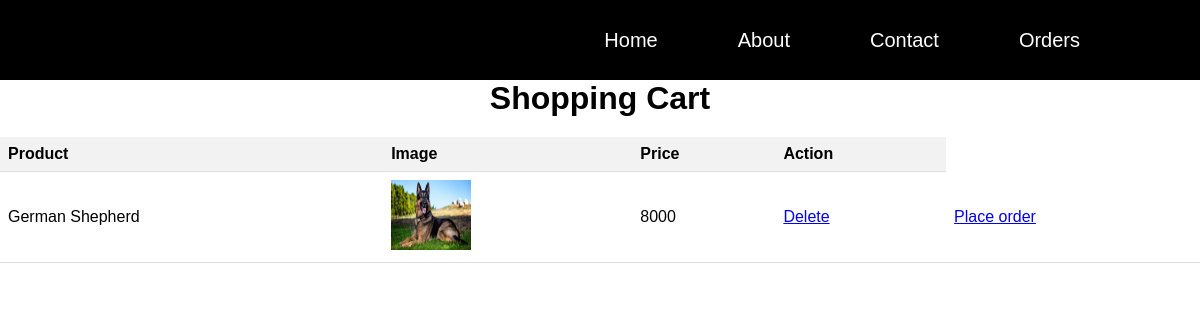
Screenshot of /customer/customer_view_cart.php (signed in) with the database file from the repository.
### tables this page shows
CREATE TABLE `cart` (
  `cart_id` int(11) NOT NULL,
  `dog_id` int(11) DEFAULT NULL,
  `customer_id` int(11) NOT NULL
);

CREATE TABLE `breed` (
  `id` int(11) NOT NULL,
  `breed_name` varchar(100) NOT NULL
);

CREATE TABLE `dogs` (
  `id` int(11) NOT NULL,
  `gender` enum('male','female') NOT NULL,
  `age` varchar(100) NOT NULL,
  `image` varchar(100) NOT NULL,
  `description` text NOT NULL,
  `price` bigint(100) NOT NULL,
  `breed_id` int(11) DEFAULT NULL,
  `color` varchar(100) DEFAULT NULL,
  `size` varchar(100) DEFAULT NULL,
  `quantity` int(20) NOT NULL
);

### customer/customer_view_cart.php (the view, shortened to what this page needs)
<?php
require_once '../connection.php';
        $sql = " SELECT cart.cart_id,cart.dog_id as did, cart.customer_id as cid, dogs.image, dogs.price, breed.breed_name
        FROM cart
        JOIN dogs
        ON      dogs.id = cart.dog_id
        JOIN breed
        ON      dogs.breed_id = breed.id
        WHERE   cart.customer_id = " . $_SESSION['user_id'] ;
    $cartresult = mysqli_query($conn, $sql);
?>
<!DOCTYPE html>
<html lang="en">
<head>
    <link rel="stylesheet" href="css/customer_view_cart.css">
<body>
    <div id="header">
       <nav>
            <ul>
                <li><a href="customer_index.php">Home</a></li>
                <li><a href="../about.php">About</a></li>
                <li><a href="customer_contact.php">Contact</a></li>
                <li><a href="orders.php">Orders</a></li>
            </ul>
        </nav>
    </div>
    <h1>Shopping Cart</h1>
    <table>
        <thead>
            <tr>
                <th>Product</th>
                <th>Image</th>
                <th>Price</th>
                <th>Action</th>
            </tr>
        </thead>
        <tbody>
        <?php while ($row = mysqli_fetch_assoc($cartresult)) {
            ?>
                <tr>
                    <td><?= $row['breed_name']?></td>
                    <td><img src="../photos/<?= $row['image'] ?>" >  </td>
                    <td><?= $row['price'] ?></td>
                    <td><a href="./cart_item_delete.php?cid=<?=$row['cart_id']?>">Delete</a></td>
                    <td><a href="checkout.php?dog_id=<?=$row['did']?>&cid=<?=$_SESSION['user_id']?>"<button>Place order</button></a></td>
                </tr>
            <?php } ?>
        </tbody>
    </table>

### customer/css/customer_view_cart.css (style rules this page uses)
* { margin: 0; padding: 0; box-sizing: border-box; }
#header { display: flex; align-items: center; height: 80px; justify-content: space-between; padding: 20px 80px; background-color: black; position: sticky; top: 0; left: 0; z-index: 1; }
nav ul { position: relative; display: flex; align-items: center; justify-content: space-between; }
nav li { list-style: none; padding: 0 20px; }
nav li a { position: relative; text-decoration: none; font-size: 20px; color: white; transition: 0.3s ease; padding: 5px 20px; border-radius: 5px; }
body { font-family: Arial, sans-serif; margin: 0; padding: 0; }
h1 { text-align: center; margin-bottom: 20px; }
table { width: 100%; border-collapse: collapse; }
th, td { padding: 8px; text-align: left; border-bottom: 1px solid #ddd; }
th { background-color: #f2f2f2; }
td img { height: 70px; width: 80px; }

### rows the page displays
cart: breed.breed_name "German Shepherd", dog.image (picture), dog.price "8000"
